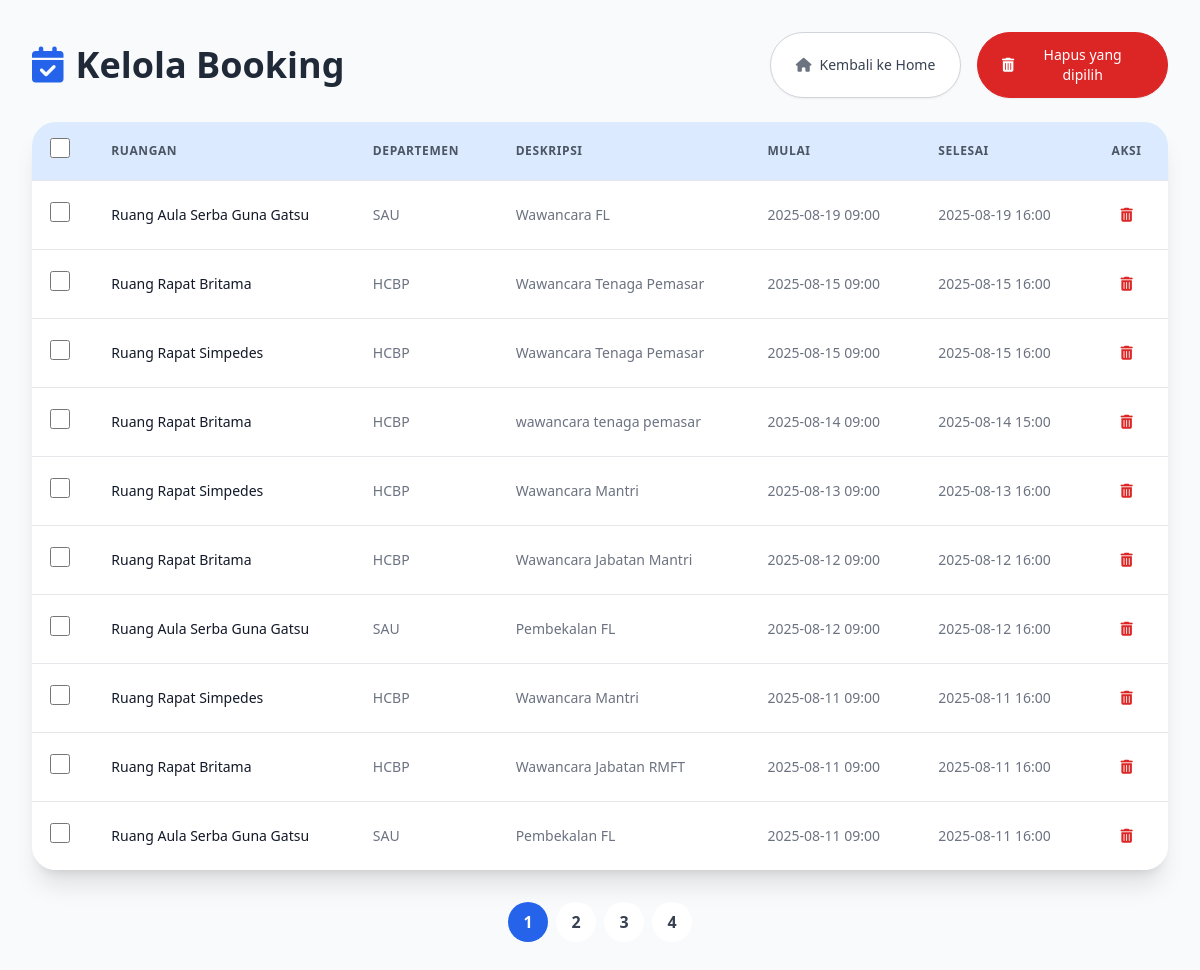
The page /admin/bookings (signed in) on the database as committed earlier.
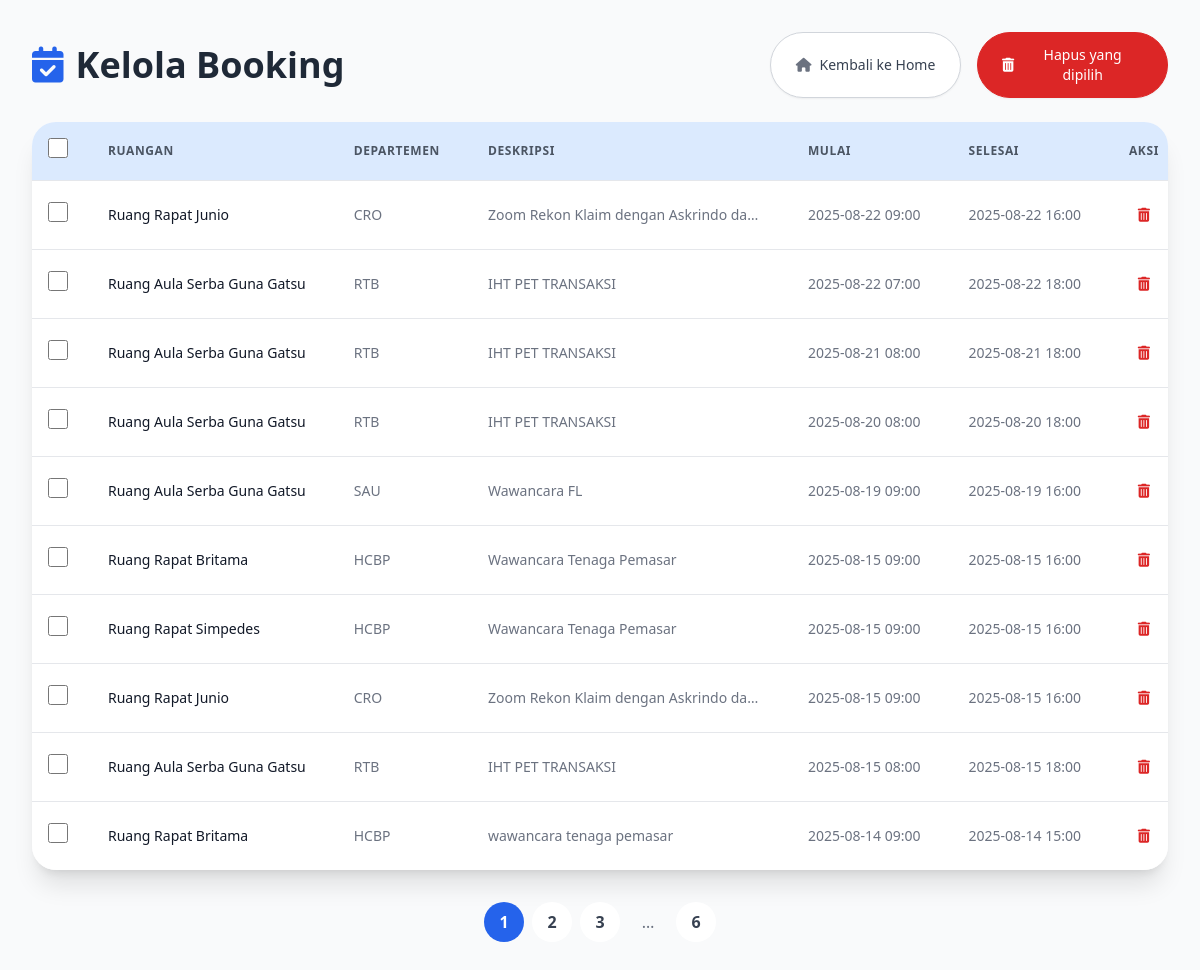
The same page on the database as committed later.
### app.py (models this page shows)
class Booking(db.Model):
    id = db.Column(db.Integer, primary_key=True)
    user = db.Column(db.String(100))
    username = db.Column(db.String(100))
    role = db.Column(db.String(50))
    department = db.Column(db.String(100))
    room_id = db.Column(db.Integer, db.ForeignKey('room.id'))
    start_time = db.Column(db.DateTime)
    end_time = db.Column(db.DateTime)
    description = db.Column(db.Text)
    room = db.relationship('Room', backref='bookings')

class Room(db.Model):
    id = db.Column(db.Integer, primary_key=True)
    name = db.Column(db.String(50), nullable=False)
    lantai = db.Column(db.String(10), nullable=True)

### app.py (the view)
@app.route('/admin/bookings')
def manage_bookings():
    page = request.args.get('page', 1, type=int)
    bookings = Booking.query.order_by(Booking.start_time.desc()).paginate(page=page, per_page=10)
    return render_template('admin_bookings.html', bookings=bookings)

### templates/admin_bookings.html (shortened to what the changed rows need)
<!DOCTYPE html>
<html lang="id">
<head>
    <script src="https://cdn.tailwindcss.com"></script>
    <link rel="stylesheet" href="https://cdnjs.cloudflare.com/ajax/libs/font-awesome/6.5.2/css/all.min.css">
</head>
<body class="bg-gray-50">
{% if session['role'] == 'admin' %}
<div class="min-h-screen p-4 sm:p-6 lg:p-8">
    <div class="max-w-7xl mx-auto">
        <div class="flex flex-col sm:flex-row justify-between items-start sm:items-center mb-6">
            <h2 class="text-3xl sm:text-4xl font-bold text-gray-800 mb-4 sm:mb-0">
                <i class="fa-solid fa-calendar-check text-blue-600 mr-3"></i>Kelola Booking
            </h2>
        </div>
    </div>
    <div class="bg-white rounded-3xl shadow-xl overflow-hidden hidden md:block">
        <div class="overflow-x-auto">
            <form id="bulk-delete-form" method="POST" action="{{ url_for('bulk_delete_bookings') }}">
                <table class="min-w-full divide-y divide-gray-200">
                    <thead class="bg-blue-100">
                        <tr>
                            <th scope="col" class="p-4 text-center">
                                <input type="checkbox" id="select-all" class="form-checkbox h-5 w-5 text-blue-600 rounded">
                            </th>
                            <th scope="col" class="px-6 py-4 text-left text-xs font-semibold text-gray-600 uppercase tracking-wider">Ruangan</th>
                            <th scope="col" class="px-6 py-4 text-left text-xs font-semibold text-gray-600 uppercase tracking-wider">Departemen</th>
                            <th scope="col" class="px-6 py-4 text-left text-xs font-semibold text-gray-600 uppercase tracking-wider">Deskripsi</th>
                            <th scope="col" class="px-6 py-4 text-left text-xs font-semibold text-gray-600 uppercase tracking-wider">Mulai</th>
                            <th scope="col" class="px-6 py-4 text-left text-xs font-semibold text-gray-600 uppercase tracking-wider">Selesai</th>
                            <th scope="col" class="px-6 py-4 text-center text-xs font-semibold text-gray-600 uppercase tracking-wider">Aksi</th>
                        </tr>
                    </thead>
                    <tbody class="bg-white divide-y divide-gray-200">
                        {% for b in bookings.items %}
                        <tr>
                            <td class="p-4 text-center">
                                <input type="checkbox" name="booking_ids" value="{{ b.id }}" class="form-checkbox h-5 w-5 text-blue-600 rounded">
                            </td>
                            <td class="px-6 py-4 whitespace-nowrap text-sm text-gray-900">{{ b.room.name }}</td>
                            <td class="px-6 py-4 whitespace-nowrap text-sm text-gray-500">{{ b.department }}</td>
                            <td class="px-6 py-4 whitespace-nowrap text-sm text-gray-500 max-w-xs truncate">{{ b.description }}</td>
                            <td class="px-6 py-4 whitespace-nowrap text-sm text-gray-500">{{ b.start_time.strftime('%Y-%m-%d %H:%M') }}</td>
                            <td class="px-6 py-4 whitespace-nowrap text-sm text-gray-500">{{ b.end_time.strftime('%Y-%m-%d %H:%M') }}</td>
                            <td class="px-6 py-4 whitespace-nowrap text-right text-sm font-medium">
                                <div class="flex justify-center items-center gap-2">
                                    <form id="delete-form-{{ b.id }}" action="{{ url_for('delete_booking', booking_id=b.id) }}" method="post">
                                        <button type="button" class="delete-single-btn text-red-600 hover:text-red-800 p-2" title="Hapus" data-booking-id="{{ b.id }}">
                                            <i class="fa-solid fa-trash-can"></i>
                                        </button>
                                    </form>
                                </div>
                            </td>
                        </tr>
                        {% endfor %}
                    </tbody>
                </table>
            </form>
        </div>
    </div>
    <nav aria-label="Pagination" class="mt-8">
        <ul class="flex justify-center space-x-2">
            {% for page_num in bookings.iter_pages(left_edge=1, right_edge=1, left_current=2, right_current=2) %}
                {% if page_num %}
                    <li class="{% if page_num == bookings.page %}bg-blue-600 text-white{% else %}bg-white text-gray-700 hover:bg-blue-50{% endif %} rounded-full transition-colors duration-300">
                        <a class="flex items-center justify-center w-10 h-10 font-semibold" href="{{ url_for('manage_bookings', page=page_num) }}">{{ page_num }}</a>
                    </li>
                {% else %}
                    <li class="w-10 h-10 flex items-center justify-center text-gray-500">
                        <span>…</span>
                    </li>
                {% endif %}
            {% endfor %}
        </ul>
    </nav>
</div>
{% endif %}
</body>
</html>

Rows that differ between the two databases and show on the page:
no longer on this page (row unchanged): Booking: room.name "Ruang Rapat Simpedes", department "HCBP", description "Wawancara Mantri", start_time "2025-08-13 09:00", end_time "2025-08-13 16:00"
no longer on this page (row unchanged): Booking: room.name "Ruang Rapat Britama", department "HCBP", description "Wawancara Jabatan Mantri", start_time "2025-08-12 09:00", end_time "2025-08-12 16:00"
no longer on this page (row unchanged): Booking: room.name "Ruang Aula Serba Guna Gatsu", department "SAU", description "Pembekalan FL", start_time "2025-08-12 09:00", end_time "2025-08-12 16:00"
no longer on this page (row unchanged): Booking: room.name "Ruang Rapat Simpedes", department "HCBP", description "Wawancara Mantri", start_time "2025-08-11 09:00", end_time "2025-08-11 16:00"
no longer on this page (row unchanged): Booking: room.name "Ruang Rapat Britama", department "HCBP", description "Wawancara Jabatan RMFT", start_time "2025-08-11 09:00", end_time "2025-08-11 16:00"
no longer on this page (row unchanged): Booking: room.name "Ruang Aula Serba Guna Gatsu", department "SAU", description "Pembekalan FL", start_time "2025-08-11 09:00", end_time "2025-08-11 16:00"
added Booking: room.name "Ruang Rapat Junio", department "CRO", description "Zoom Rekon Klaim dengan Askrindo da…", start_time "2025-08-22 09:00", end_time "2025-08-22 16:00"
added Booking: room.name "Ruang Aula Serba Guna Gatsu", department "RTB", description "IHT PET TRANSAKSI", start_time "2025-08-22 07:00", end_time "2025-08-22 18:00"
added Booking: room.name "Ruang Aula Serba Guna Gatsu", department "RTB", description "IHT PET TRANSAKSI", start_time "2025-08-21 08:00", end_time "2025-08-21 18:00"
added Booking: room.name "Ruang Aula Serba Guna Gatsu", department "RTB", description "IHT PET TRANSAKSI", start_time "2025-08-20 08:00", end_time "2025-08-20 18:00"
added Booking: room.name "Ruang Rapat Junio", department "CRO", description "Zoom Rekon Klaim dengan Askrindo da…", start_time "2025-08-15 09:00", end_time "2025-08-15 16:00"
added Booking: room.name "Ruang Aula Serba Guna Gatsu", department "RTB", description "IHT PET TRANSAKSI", start_time "2025-08-15 08:00", end_time "2025-08-15 18:00"
Other text that changed with them:
new list line: "6"
list line gone: "4"
